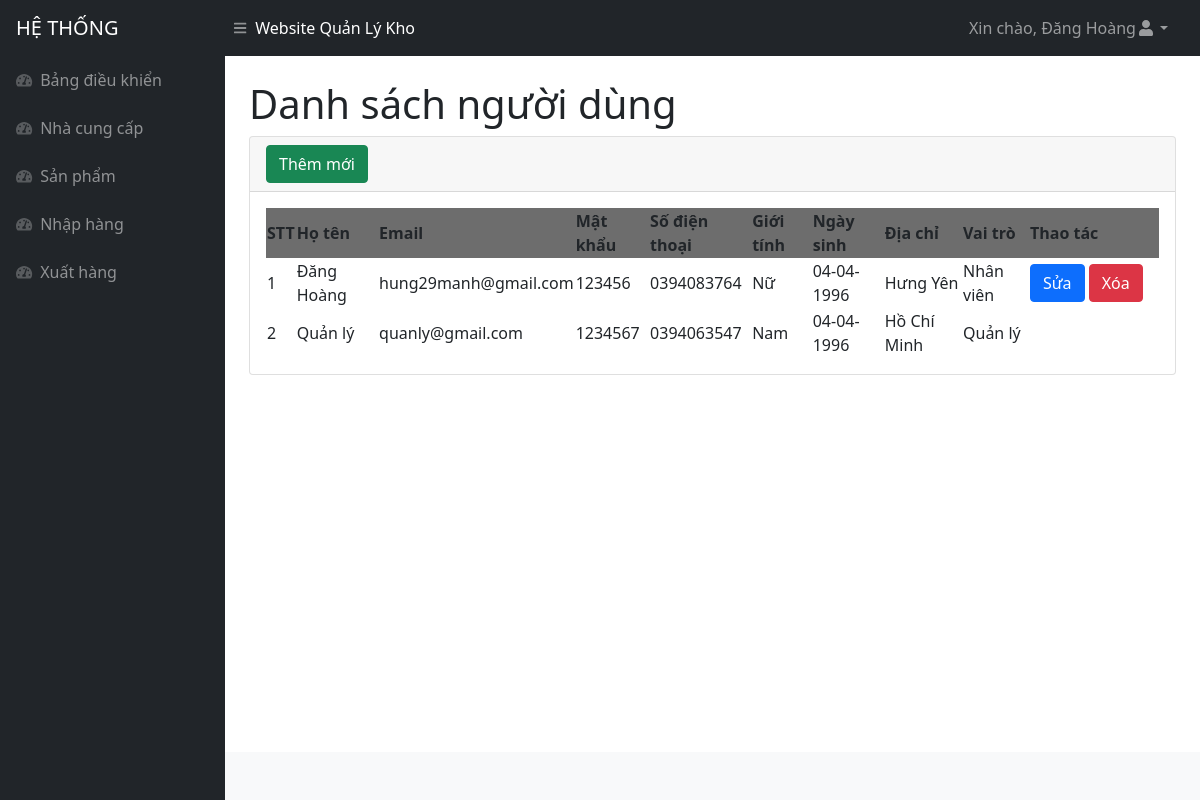
The page /nguoidung.php (signed in) on the database its author committed.
### tables this page shows
CREATE TABLE `nguoidung` (
  `id` int(11) NOT NULL,
  `hoten` varchar(500) NOT NULL,
  `email` varchar(500) NOT NULL,
  `matkhau` varchar(500) NOT NULL,
  `sodienthoai` varchar(250) NOT NULL,
  `ngaysinh` varchar(250) NOT NULL,
  `gioitinh` varchar(250) NOT NULL,
  `diachi` varchar(1000) NOT NULL,
  `quyen_id` int(11) NOT NULL
);

CREATE TABLE `quyen` (
  `id` int(11) NOT NULL,
  `ten` varchar(500) NOT NULL
);

### nguoidung.php (the view, shortened to what this page needs)
<!DOCTYPE html>
<html lang="en">
<head>
<?php include('inc/head.php')?>
</head>
<body class="sb-nav-fixed">
<?php include('inc/header.php')?>
    <div id="layoutSidenav">
    <?php include('inc/menu.php')?>
        <div id="layoutSidenav_content">
            <main>
                <div class="container-fluid px-4">
                    <h1 class="mt-4">Danh sách người dùng</h1>
                    <div class="card mb-4">
                        <div class="card-header">
                            <button type="button" class="btn btn-success" data-bs-toggle="modal"
                                data-bs-target="#exampleModalAdd">
                                Thêm mới
                            </button>
                        </div>
                        <div class="card-body">
                            <table id="datatablesSimple">
                                <thead>
                                <tr style="background-color : #6D6D6D">
                                        <th>STT</th>
                                        <th>Họ tên</th>
                                        <th>Email</th>
                                        <th>Mật khẩu</th>
                                        <th>Số điện thoại</th>
                                        <th>Giới tính</th>
                                        <th>Ngày sinh</th>
                                        <th>Địa chỉ</th>
                                        <th>Vai trò</th>
                                        <th>Thao tác</th>
                                    </tr>
                                </thead>
                                <tbody>
                                <?php
                                    $query = "SELECT a.*, b.ten
                                    FROM nguoidung as a, quyen as b
                                    WHERE a.quyen_id = b.id
                                    ORDER BY a.id DESC";
                                    $result = mysqli_query($connect, $query);
                                    $stt = 1;
                                    while ($arUser = mysqli_fetch_array($result, MYSQLI_ASSOC)) {
                                        $idModelDel = "exampleModalDel".$arUser["id"] ;
                                        $idModelEdit = "exampleModalEdit".$arUser["id"];
                                    ?>
                                    <tr>
                                        <td><?php echo $stt ?></td>
                                        <td><?php echo $arUser["hoten"] ?></td>
                                        <td><?php echo $arUser["email"] ?> </td>
                                        <td><?php echo $arUser["matkhau"] ?> </td>
                                        <td><?php echo $arUser["sodienthoai"] ?></td>
                                        <td><?php echo $arUser["gioitinh"] ?> </td>
                                        <td><?php echo date("d-m-Y", strtotime($arUser["ngaysinh"])) ?></td>
                                        <td><?php echo $arUser["diachi"] ?></td>
                                        <td><?php echo $arUser["ten"] ?></td>
                                        <td style="width : 130px !important">
                                        <?php if($arUser["quyen_id"] == 2) {?>
                                            <button type="button" class="btn btn-primary" data-bs-toggle="modal"
                                                data-bs-target="#<?php echo $idModelEdit ?>">
                                                Sửa
                                            </button>
                                            <button type="button" class="btn btn-danger" data-bs-toggle="modal"
                                                data-bs-target="#<?php echo $idModelDel ?>">
                                                Xóa
                                            </button>
                                            <?php } ?>
                                        </td>
                                    </tr>
                                    <?php $stt++;} ?>
                                </tbody>
                            </table>
                        </div>
                    </div>
                </div>
            </main>
            <?php include('inc/footer.php')?>
        </div>
    </div>
</body>
</html>

### rows shown on the page
nguoidung: hoten "Đăng Hoàng", email "hung29manh@gmail.com", matkhau "123456", sodienthoai "0394083764", gioitinh "Nữ", ngaysinh "04-04-1996", diachi "Hưng Yên", quyen.ten "Nhân viên"
nguoidung: hoten "Quản lý", email "quanly@gmail.com", matkhau "1234567", sodienthoai "0394063547", gioitinh "Nam", ngaysinh "04-04-1996", diachi "Hồ Chí Minh", quyen.ten "Quản lý"

### other values the page prints
$_SESSION['tenhienthi'] "Đăng Hoàng"
